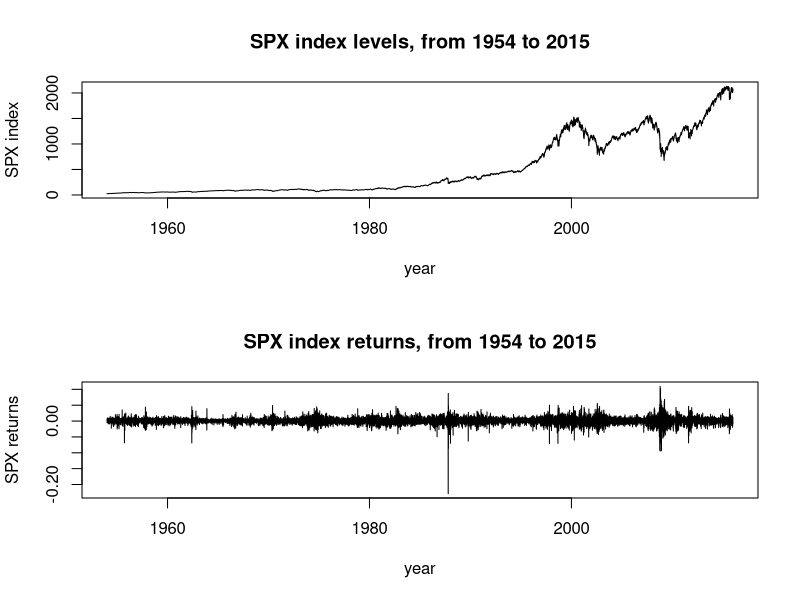
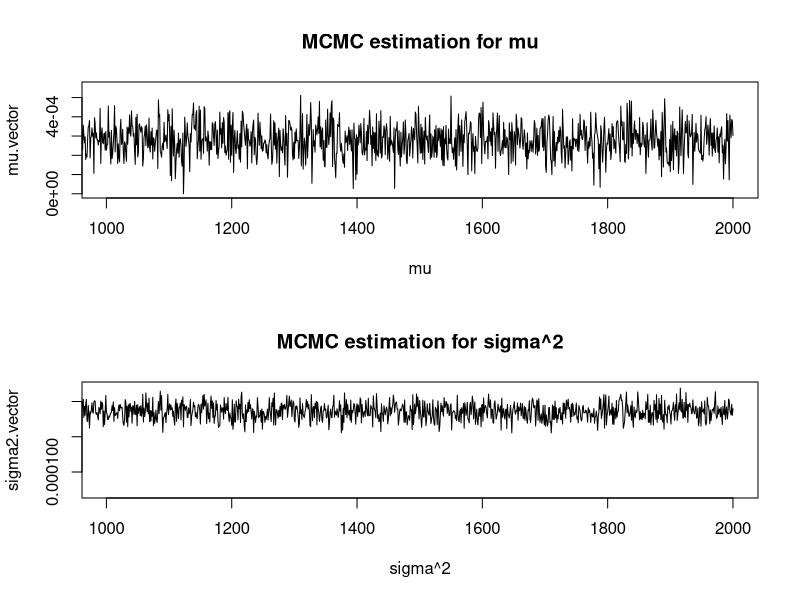

Reproduce these figures in R, in order. (Note: this script raises an error after producing the figures.)
setwd('C:\\Users\\ranzhao\\Documents\\Empirical-Asset-Pricing\\Assignment 2')
setwd('D:\\PhD FE\\Empirical-Asset-Pricing\\Assignment 1')
require(pscl)

# Data loading
spx_index_values = read.csv('spx_index_values.csv', header = TRUE)
par(mfrow=c(2,1))
plot(as.Date(as.character(spx_index_values$Date), "%m/%d/%Y"), spx_index_values$SPX.Index, type='l', 
     main='SPX index levels, from 1954 to 2015',
     xlab='year', ylab='SPX index')

# calculate the return series
spx_index_values$Return = rep(0, dim(spx_index_values)[1])
spx_index_values$Return[2:length(spx_index_values$Return)] = 
  log(spx_index_values$SPX.Index[2:length(spx_index_values$SPX.Index)] / 
  spx_index_values$SPX.Index[1:(length(spx_index_values$SPX.Index)-1)])
data.length = length(spx_index_values$Return)

plot(as.Date(as.character(spx_index_values$Date), "%m/%d/%Y"), spx_index_values$Return, type='l', 
     main='SPX index returns, from 1954 to 2015',
     xlab='year', ylab='SPX returns')

##################################################
# Black-Scholes model with Bayesian MCMC
simulation.length = 2000
mu.vector = rep(0, simulation.length)
sigma2.vector = rep(0, simulation.length)

# initialize the parameters (priors)
mu.vector[1] = mean(spx_index_values$Return)
sigma2.vector[1] = var(spx_index_values$Return)
alpha = 1000
beta = 0.2
theta = 0
delta2 = 0.001


for (i in 2:simulation.length){
  sigma2.vector[i] = rigamma(1,alpha+0.5*data.length, beta+0.5*sum((spx_index_values$Return - mu.vector[i-1])^2))
  delta.star.2 = 1/(data.length/sigma2.vector[i-1] + 1/delta2)
  mu.vector[i] = rnorm(1,(sum(spx_index_values$Return)/sigma2.vector[i-1]+theta/delta2)*delta.star.2, sqrt(delta.star.2))   
}

plot(mu.vector, type='l', xlab='mu',xlim=c(1001,2000),main='MCMC estimation for mu')
plot(sigma2.vector, type='l', xlab='sigma^2',xlim=c(1001,2000),main='MCMC estimation for sigma^2')
mu.vector.est = mu.vector[1001:2000]
sigma2.vector.est = sigma2.vector[1001:2000]

quantile.mu.vector = c(quantile(mu.vector.est, 0.025), quantile(mu.vector.est, 0.5), quantile(mu.vector.est, 0.975))
quantile.sigma2.vector = c(quantile(sigma2.vector.est, 0.025), quantile(sigma2.vector.est, 0.5), quantile(sigma2.vector.est, 0.975))

# check with existing library in r
model <- set.to.class("Diffusion", parameter = list(phi = mean(spx_index_values$Return), gamma2 = var(spx_index_values$Return)))
est_diff <- estimate(model, 1:length(spx_index_values$Return), spx_index_values$Return, 2000)
mu.vector.est.comp = est_diff@phi[1001:2000]
sigma2.vector.est.comp = est_diff@gamma2[1001:2000]

quantile.mu.vector = c(quantile(mu.vector.est.comp, 0.025), quantile(mu.vector.est.comp, 0.5), quantile(mu.vector.est.comp, 0.975))
quantile.sigma2.vector = c(quantile(sigma2.vector.est.comp, 0.025), quantile(sigma2.vector.est.comp, 0.5), quantile(sigma2.vector.est.comp, 0.975))

##################################################


##################################################
# Jump diffusion   model with Bayesian MCMC
# non-informative
model <- set.to.class("jumpDiffusion", Lambda = function(t, xi) (t/xi[2])^xi[1],
                      parameter = list(theta = 0.1, phi = 0.05, gamma2 = 0.1, xi = c(3, 1/4)))
est <- estimate(model, 1:length(spx_index_values$Return), spx_index_values$Return, 2000)
plot(est)

# informative
model2 <- set.to.class("jumpDiffusion", Lambda = function(t, xi) (t/xi[2])^xi[1],
                      parameter = list(theta = 0.1, phi = 0.05, gamma2 = 0.1, xi = c(3, 1/4)),
                      priorDensity = list(phi = function(phi) dnorm(phi, 0.05, 0.01),
                                          theta = function(theta) dgamma(1/theta, 10, 0.1*9),
                                          gamma2 = function(gamma2) dgamma(1/gamma2, 10, 0.1*9),
                                          xi = function(xi) dnorm(xi, c(3, 1/4), c(1,1))))
est2 <- estimate(model2, 1:length(spx_index_values$Return), spx_index_values$Return, 2000)
plot(est)
##################################################
